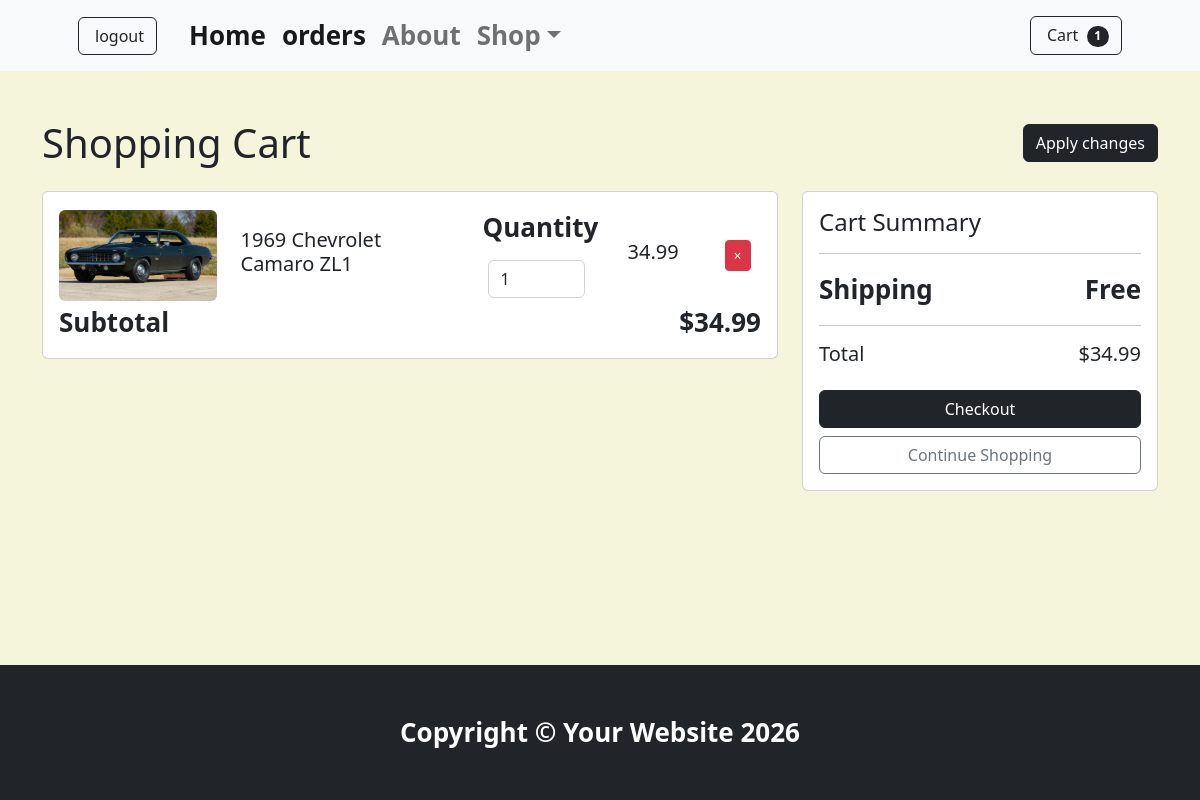
The app's page /testapp/cart/ (signed in), older data.
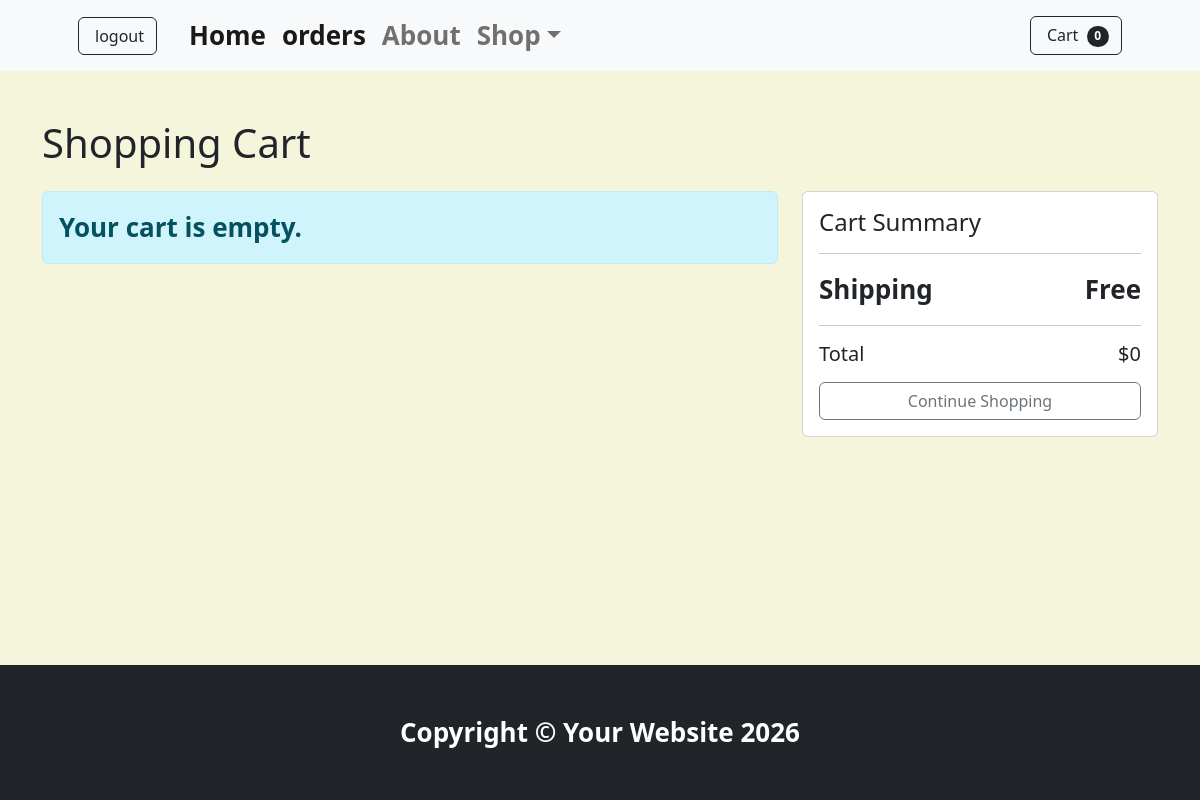
The same page, newer data.
### testapp/models.py (models this page shows, shortened)
class Cartitem(models.Model):
    product=models.ForeignKey(Product,on_delete=models.CASCADE,related_name='cart_items')
    cart=models.ForeignKey(Cart,on_delete=models.CASCADE,related_name='items')
    quantity=models.PositiveIntegerField(default=1)
    @property
    def total(self):
        return self.product.price * self.quantity

class Product(models.Model):
    name=models.CharField(max_length=50)
    description=models.CharField(max_length=220)
    price=models.DecimalField(max_digits=10,decimal_places=2)
    available=models.BooleanField(default=True)
    image = models.ImageField(upload_to='images/',default='default.jpg')
    created_at = models.DateTimeField(auto_now_add=True)
    updated_at = models.DateTimeField(auto_now=True)

class Cart(models.Model):
    user=models.OneToOneField(User,on_delete=models.CASCADE,related_name='cart')
    created_at = models.DateTimeField(auto_now_add=True)
    updated_at = models.DateTimeField(auto_now=True)
    @property
    def item_count(self):
        return sum(item.quantity for item in self.items.all())
    @property
    def total(self):
        return sum(item.total for item in self.items.all())

### testapp/views.py (the view)
# urls.py: path('cart/',views.cart,name='cart'),
@login_required(login_url='loginpage')
def cart(request):
    cart=Cart.objects.get(user=request.user)
    cartitems=cart.items.all()
    return render(request,'testapp/cart.html',{'cartitems':cartitems,'cart':cart})

### testapp/context_processors.py (called while the page is built)
def cart_context(request):
    itemcount = 0
    if request.user.is_authenticated:
        cart, _ = Cart.objects.get_or_create(user=request.user)
        itemcount = cart.item_count
    return {
        "itemcount": itemcount,
    }

### testapp/templates/testapp/cart.html (shortened to what this page needs)
{% extends "shopbase.html" %}
{% block content %}
<div class="container py-5">
    <form action="{% url "update_cart" %}"  method='POST'>
    <div class="row align-items-center mb-4">
        <div class="col-lg-8">
            <h1 class="mb-0">Shopping Cart</h1>
        </div>
        {% if itemcount != 0 %}
        <div class="col-lg-4 text-end">
            <button type="submit" class="btn btn-dark">
                Apply changes
            </button>
        </div>
        {% endif %}
    </div>
    <div class="row">
        <div class="col-lg-8">
            {% for item in cartitems %}
            <div class="card mb-3">
                <div class="card-body">
                    <div class="row align-items-center">
                        <div class="col-md-3">
                            <img src="{{ item.product.image.url }}"
                                 class="img-fluid rounded"
                                 alt="Product">
                        </div>
                        <div class="col-md-4">
                            <h5 class="card-title">
                                {{ item.product.name }}
                            </h5>
                        </div>
                        <div class="col-md-2">
                            <label class="form-label">
                                Quantity
                            </label>
                            <input type="number"
                                   class="form-control"
                                   value="{{ item.quantity }}"
                                   min="1"
                                   name="number{{item.id}}"
                                   >
                        </div>
                        <div class="col ms-4">
                            <h5>
                                {{ item.product.price }}
                            </h5>
                        </div>
                        <div class="col-md-1">
                            <button formaction="{% url "delete_cart_item" item.id %}" type="submit" class="btn btn-danger btn-sm">
                                ×
                            </button>
                        </div>
                    </div>
                    <div class="d-flex justify-content-between">
                        <span>
                            Subtotal
                        </span>
                        <span>
                            ${{ item.total }}
                        </span>
                    </div>
                </div>
            </div>
            {% empty %}
            <div class="alert alert-info">
                Your cart is empty.
            </div>
            {% endfor %}
        </div>
        </form>
        <div class="col-lg-4">
            <div class="card">
                <div class="card-body">
                    <h4 class="card-title">
                        Cart Summary
                    </h4>
                    <hr>
                    <div class="d-flex justify-content-between">
                        <span>
                            Shipping
                        </span>
                        <span>
                            Free
                        </span>
                    </div>
                    <hr>
                    <div class="d-flex justify-content-between">
                        <h5>
                            Total
                        </h5>
                        <h5>
                            ${{ cart.total }}
                        </h5>
                    </div>
                    {% if cart.item_count != 0 %}
                    <a href="{% url "checkout" %}" class="btn btn-dark w-100 mt-3">
                        Checkout
                    </a>
                    {% endif %}
                    <a href="{% url 'home' %}"
                       class="btn btn-outline-secondary w-100 mt-2">
                        Continue Shopping
                    </a>
                </div>
            </div>
        </div>
    </div>
{% endblock %}

Row changes from the older to the newer data that the page shows:
removed Cartitem: product.image (picture), product.name "1969 Chevrolet Camaro ZL1", quantity "1", product.price "34.99", total "34.99"
removed Cart: total "34.99"
added Cart: total "0"
Text that changed along with them:
{{ itemcount }}: "1" → "0"
text no longer shown: "Apply changes Checkout"
text now shown: "Your cart is empty."
